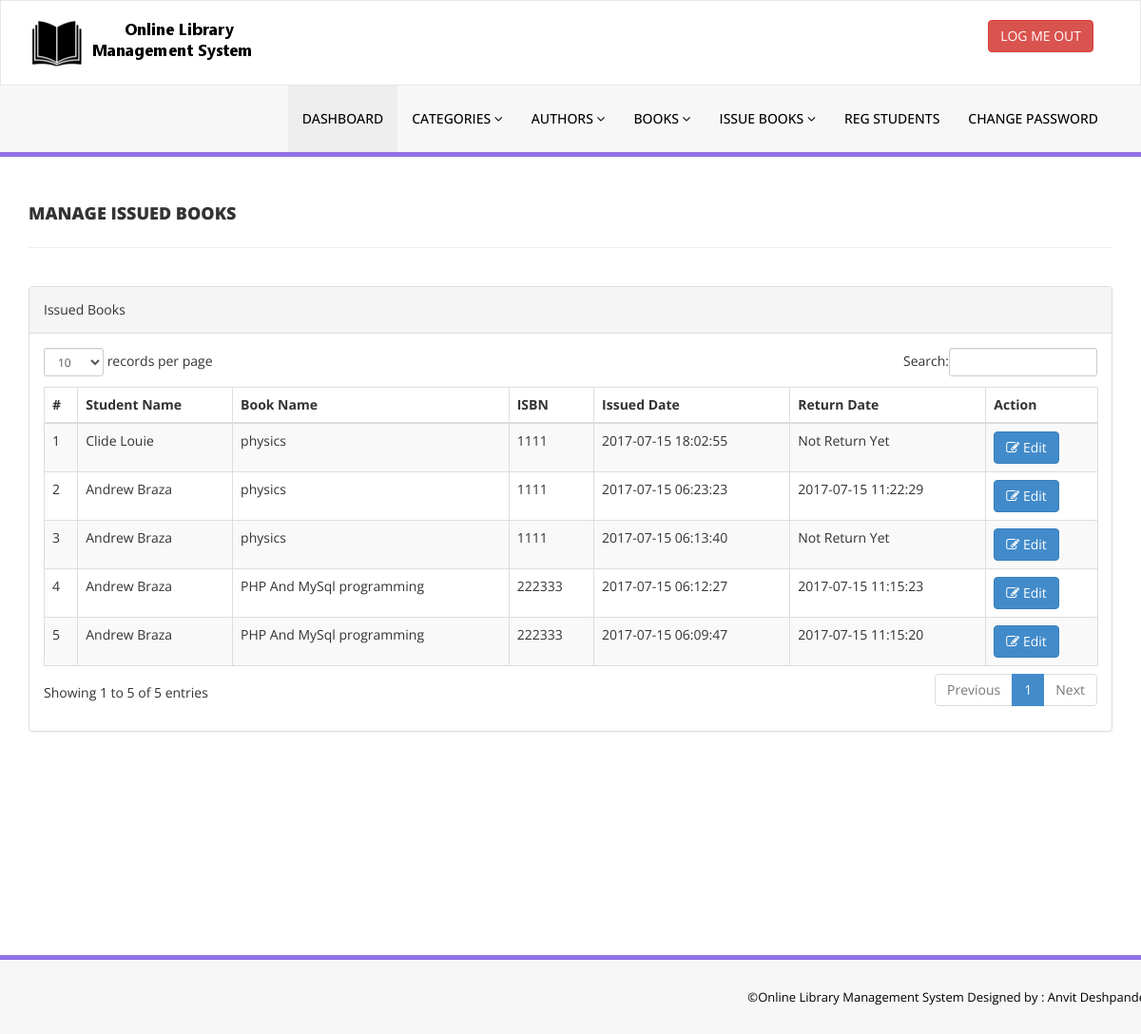
The app's page /library/admin/manage-issued-books.php (signed in) with its own data.
### tables this page shows
CREATE TABLE `tblissuedbookdetails` (
  `id` int(11) NOT NULL,
  `BookId` int(11) DEFAULT NULL,
  `StudentID` varchar(150) DEFAULT NULL,
  `IssuesDate` timestamp NULL DEFAULT CURRENT_TIMESTAMP,
  `ReturnDate` timestamp NULL DEFAULT NULL ON UPDATE CURRENT_TIMESTAMP,
  `RetrunStatus` int(1) DEFAULT NULL,
  `fine` int(11) DEFAULT NULL
);

CREATE TABLE `tblstudents` (
  `id` int(11) NOT NULL,
  `StudentId` varchar(100) DEFAULT NULL,
  `FullName` varchar(120) DEFAULT NULL,
  `EmailId` varchar(120) DEFAULT NULL,
  `MobileNumber` char(11) DEFAULT NULL,
  `Password` varchar(120) DEFAULT NULL,
  `Status` int(1) DEFAULT NULL,
  `RegDate` timestamp NULL DEFAULT CURRENT_TIMESTAMP,
  `UpdationDate` timestamp NULL DEFAULT NULL ON UPDATE CURRENT_TIMESTAMP
);

CREATE TABLE `tblbooks` (
  `id` int(11) NOT NULL,
  `BookName` varchar(255) DEFAULT NULL,
  `CatId` int(11) DEFAULT NULL,
  `AuthorId` int(11) DEFAULT NULL,
  `ISBNNumber` int(11) DEFAULT NULL,
  `BookPrice` int(11) DEFAULT NULL,
  `RegDate` timestamp NULL DEFAULT CURRENT_TIMESTAMP,
  `UpdationDate` timestamp NULL DEFAULT NULL ON UPDATE CURRENT_TIMESTAMP
);

### library/admin/manage-issued-books.php (the view, shortened to what this page needs)
<?php
include('includes/config.php');
if(strlen($_SESSION['alogin'])==0)
    {
header('location:index.php');
}
else{
    ?>
<!DOCTYPE html>
<html xmlns="http://www.w3.org/1999/xhtml">
<head>
    <link href="assets/css/bootstrap.css" rel="stylesheet" />
    <link href="assets/css/font-awesome.css" rel="stylesheet" />
    <link href="assets/js/dataTables/dataTables.bootstrap.css" rel="stylesheet" />
    <link href="assets/css/style.css" rel="stylesheet" />
</head>
<body>
<?php include('includes/header.php');?>
    <div class="content-wrapper">
         <div class="container">
        <div class="row pad-botm">
            <div class="col-md-12">
                <h4 class="header-line">Manage Issued Books</h4>
    </div>
     <div class="row">
</div>
        </div>
            <div class="row">
                <div class="col-md-12">
                    <div class="panel panel-default">
                        <div class="panel-heading">
                          Issued Books
                        </div>
                        <div class="panel-body">
                            <div class="table-responsive">
                                <table class="table table-striped table-bordered table-hover" id="dataTables-example">
                                    <thead>
                                        <tr>
                                            <th>#</th>
                                            <th>Student Name</th>
                                            <th>Book Name</th>
                                            <th>ISBN </th>
                                            <th>Issued Date</th>
                                            <th>Return Date</th>
                                            <th>Action</th>
                                        </tr>
                                    </thead>
                                    <tbody>
<?php $sql = "SELECT tblstudents.FullName,tblbooks.BookName,tblbooks.ISBNNumber,tblissuedbookdetails.IssuesDate,tblissuedbookdetails.ReturnDate,tblissuedbookdetails.id as rid from  tblissuedbookdetails join tblstudents on tblstudents.StudentId=tblissuedbookdetails.StudentId join tblbooks on tblbooks.id=tblissuedbookdetails.BookId order by tblissuedbookdetails.id desc";
$query = $dbh -> prepare($sql);
$query->execute();
$results=$query->fetchAll(PDO::FETCH_OBJ);
$cnt=1;
if($query->rowCount() > 0)
{
foreach($results as $result)
{               ?>
                                        <tr class="odd gradeX">
                                            <td class="center"><?php echo htmlentities($cnt);?></td>
                                            <td class="center"><?php echo htmlentities($result->FullName);?></td>
                                            <td class="center"><?php echo htmlentities($result->BookName);?></td>
                                            <td class="center"><?php echo htmlentities($result->ISBNNumber);?></td>
                                            <td class="center"><?php echo htmlentities($result->IssuesDate);?></td>
                                            <td class="center"><?php if($result->ReturnDate=="")
                                            {
                                                echo htmlentities("Not Return Yet");
                                            } else {
                                            echo htmlentities($result->ReturnDate);
}
                                            ?></td>
                                            <td class="center">
                                            <a href="update-issue-bookdeails.php?rid=<?php echo htmlentities($result->rid);?>"><button class="btn btn-primary"><i class="fa fa-edit "></i> Edit</button>
                                            </td>
                                        </tr>
 <?php $cnt=$cnt+1;}} ?>
                                    </tbody>
                                </table>
                            </div>
                        </div>
                    </div>
                </div>
            </div>
    </div>
    </div>
  <?php include('includes/footer.php');?>
</body>
</html>
<?php } ?>

### library/admin/includes/header.php (shortened to what this page needs)
<div class="navbar navbar-inverse set-radius-zero" >
        <div class="container">
            <div class="navbar-header">
                <a class="navbar-brand">
                    <img src="assets/img/logo.png" />
                </a>
            </div>
            <div class="right-div">
                <a href="logout.php" class="btn btn-danger pull-right">LOG ME OUT</a>
            </div>
        </div>
    </div>
    <section class="menu-section">
        <div class="container">
            <div class="row ">
                <div class="col-md-12">
                    <div class="navbar-collapse collapse ">
                        <ul id="menu-top" class="nav navbar-nav navbar-right">
                            <li><a href="dashboard.php" class="menu-top-active">DASHBOARD</a></li>
                            <li>
                                <a href="#" class="dropdown-toggle" id="ddlmenuItem" data-toggle="dropdown"> Categories <i class="fa fa-angle-down"></i></a>
                            </li>
                            <li>
                                <a href="#" class="dropdown-toggle" id="ddlmenuItem" data-toggle="dropdown"> Authors <i class="fa fa-angle-down"></i></a>
                            </li>
 <li>
                                <a href="#" class="dropdown-toggle" id="ddlmenuItem" data-toggle="dropdown"> Books <i class="fa fa-angle-down"></i></a>
                            </li>
                           <li>
                                <a href="#" class="dropdown-toggle" id="ddlmenuItem" data-toggle="dropdown"> Issue Books <i class="fa fa-angle-down"></i></a>
                            </li>
                             <li><a href="reg-students.php">Reg Students</a></li>
  <li><a href="change-password.php">Change Password</a></li>
                        </ul>
                    </div>
                </div>
            </div>
        </div>
    </section>

### library/admin/includes/footer.php
<section class="footer-section">
     <div class="container">
         <div class="row">
             <div class="col-md-12">
                &copy;Online Library Management System Designed by : Anvit Deshpande</a>
             </div>
         </div>
     </div>
 </section>

### library/admin/assets/css/style.css (style rules this page uses)
.set-radius-zero { border-radius:0px; -moz-border-radius:0px; -webkit-border-radius:0px; }
.content-wrapper { margin-top: 40px; min-height:800px; padding-bottom:90px; }
.header-line { font-weight:900; padding-bottom:25px; border-bottom:1px solid #eeeeee; text-transform:uppercase; }
.pad-botm { padding-bottom:30px; }
.right-div { float: right; padding: 20px; }
#menu-top a { color:#000; text-decoration:none; font-weight:500; padding: 25px 15px 25px 15px; text-transform:uppercase; }
.menu-section { background-color: #f7f7f7; border-bottom:5px solid #9170E4; width:100% }
.menu-top-active { background-color:#eeeeee; }
.navbar-inverse { background-color: #FFF; border-color: rgba(155, 153, 153, 0.23); }
.navbar { min-height: 90px; margin-bottom: 0px; }
.footer-section { padding:25px 50px 25px 50px; color:#000; font-size:13px; background-color: #f7f7f7; text-align:right; border-top:5px solid #9170E4; }

### records on screen
tblissuedbookdetails: tblstudents.FullName "Clide Louie", BookId.BookName "physics", BookId.ISBNNumber "1111", IssuesDate "2017-07-15 18:02:55"
tblissuedbookdetails: tblstudents.FullName "Andrew Braza", BookId.BookName "physics", BookId.ISBNNumber "1111", IssuesDate "2017-07-15 06:23:23", ReturnDate "2017-07-15 11:22:29"
tblissuedbookdetails: tblstudents.FullName "Andrew Braza", BookId.BookName "physics", BookId.ISBNNumber "1111", IssuesDate "2017-07-15 06:13:40"
tblissuedbookdetails: tblstudents.FullName "Andrew Braza", BookId.BookName "PHP And MySql programming", BookId.ISBNNumber "222333", IssuesDate "2017-07-15 06:12:27", ReturnDate "2017-07-15 11:15:23"
tblissuedbookdetails: tblstudents.FullName "Andrew Braza", BookId.BookName "PHP And MySql programming", BookId.ISBNNumber "222333", IssuesDate "2017-07-15 06:09:47", ReturnDate "2017-07-15 11:15:20"
